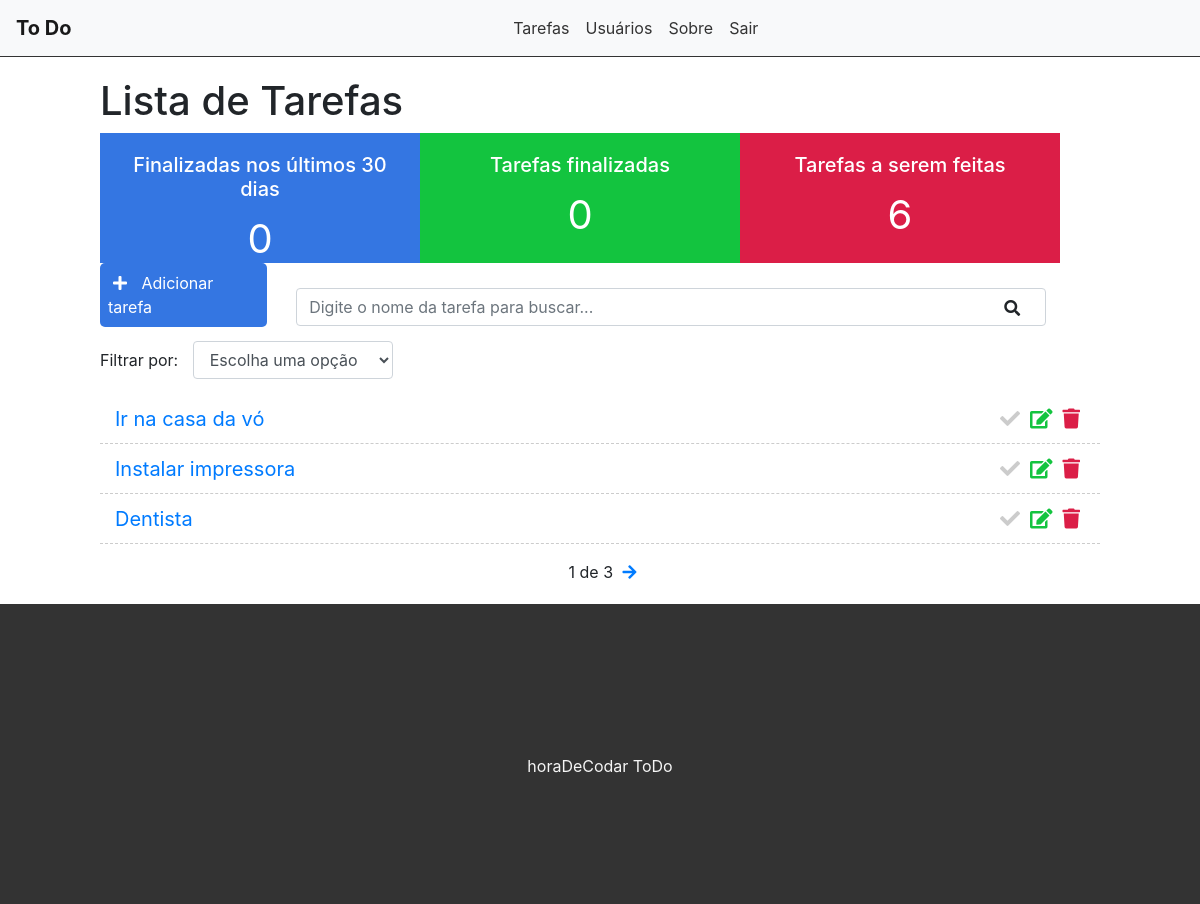
The app's page / (signed in), older data.
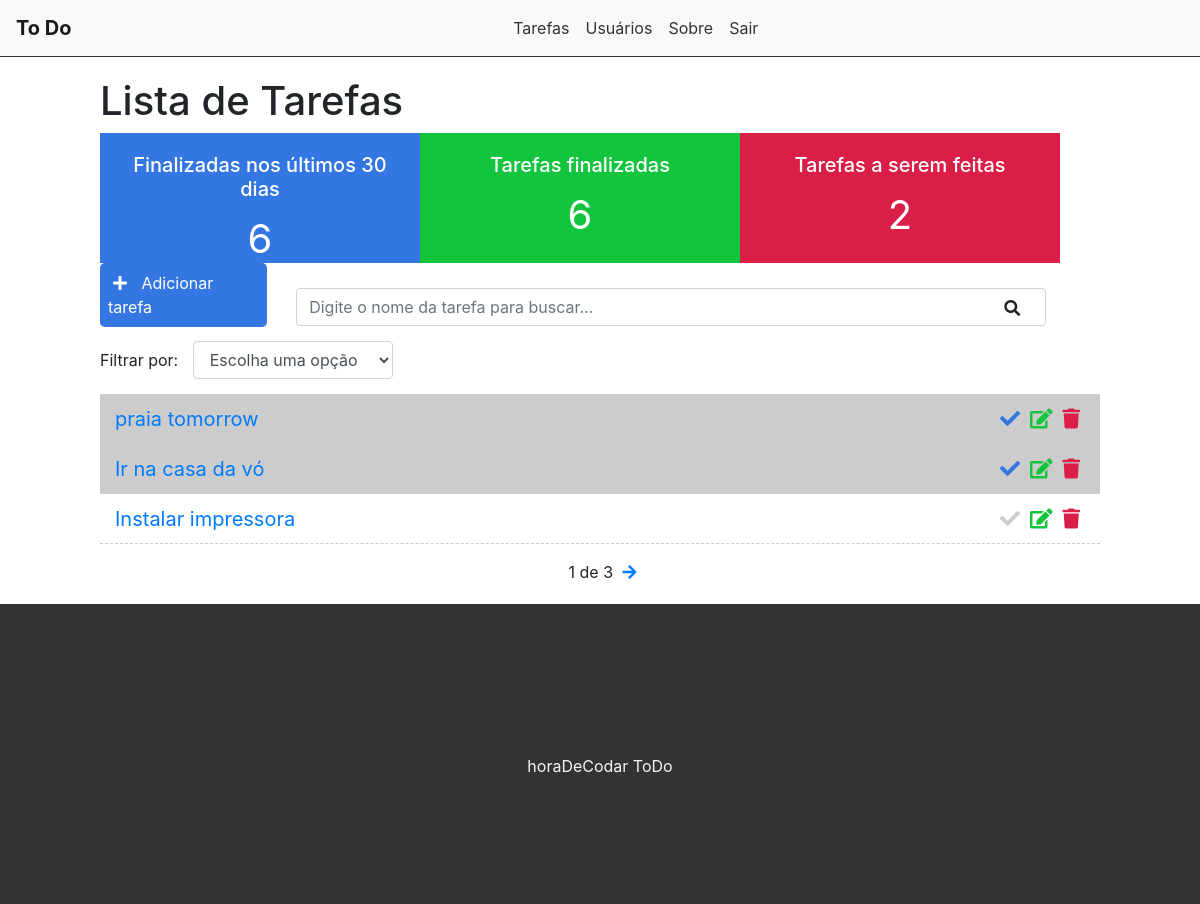
The same page, newer data.
### tasks/models.py (models this page shows, shortened)
class Task(models.Model):
    OPTIONS = (
        ('doing', 'Doing'),
        ('done', 'Done'),
    )
    title = models.CharField(max_length=255, default='No title')
    description = models.TextField(default='No description')
    status = models.CharField(
        max_length=5,
        choices=OPTIONS,
    )
    user = models.ForeignKey(get_user_model(), on_delete=models.CASCADE) # on_delete after del some user, all the tasks will be delete too
    created_at = models.DateTimeField(auto_now_add=True)
    updated_at = models.DateTimeField(auto_now=True)

### tasks/views.py (the view)
# urls.py: path('', views.taskList, name='task-list'),
@login_required
def taskList(request):
    search = request.GET.get('search')
    filter = request.GET.get('filter')
    tasksDoneRecently = Task.objects.filter(status='done', updated_at__gt=datetime.datetime.now()-datetime.timedelta(days=30)).count()
    tasksDone = Task.objects.filter(status='done', user=request.user).count()
    tasksDoing = Task.objects.filter(status='doing', user=request.user).count()
    if search:
        tasks = Task.objects.filter(title__icontains=search, user=request.user)
    elif filter:
        tasks = Task.objects.filter(status=filter, user=request.user)
    else:
        task_list = Task.objects.all().order_by('-created_at').filter(user=request.user)
        paginator = Paginator(task_list, 3)
        page = request.GET.get('page')
        tasks = paginator.get_page(page)
    return render(request, 'tasks/list.html', {'tasks':tasks, 'tasksrecently': tasksDoneRecently, 'tasksdone': tasksDone, 'tasksdoing': tasksDoing})

### tasks/templates/tasks/list.html (shortened to what this page needs)
{% extends 'base.html' %}
{% block content %}
<div class="offset-1 col-10 list-div">
    <h1>Lista de Tarefas</h1>
    <div class="container dashboard">
        <div class="col-4 dashboard-box" id="dashboard-lastdays">
            <h4>Finalizadas nos últimos 30 dias</h4>
            <span>{{ tasksrecently }}</span>
        </div>
    </div>
    <div class="container dashboard">
        <div class="col-4 dashboard-box" id="dashboard-done">
            <h4>Tarefas finalizadas</h4>
            <span>{{ tasksdone }}</span>
        </div>
    </div>
    <div class="container dashboard">
        <div class="col-4 dashboard-box" id="dashboard-doing">
            <h4>Tarefas a serem feitas</h4>
            <span>{{ tasksdoing }}</span>
        </div>
    </div>
    <a id="add-link" href="newtask/">
        <div class="col-2 add-div">
            <i class="fas fa-plus"></i> Adicionar tarefa
        </div>
    </a>
    <div class="col-9 search-div">
        <form method="GET" id="search-form">
            <input class="form-control" type="text" id="search" name="search" placeholder="Digite o nome da tarefa para buscar..." value="{{ request.GET.search }}">
            <i class="fas fa-search" id="search-btn"></i>
        </form>
    </div>
    <div class="col-12 filter-div">
        <span>Filtrar por:</span>
        <select name="filter" id="filter" class="form-control">
            <option value="">Escolha uma opção</option>
        </select>
    </div>
    <ul class="task-list">
        {% for task in tasks %}
        {% if task.status == 'doing' %}
            <li class="task-item">
        {% else %}
            <li class="task-item done">
        {% endif %}
                <span><a href="/task/{{task.id}}">{{task.title}}</a></span>
                <a href="delete/{{task.id}}" class="delete-btn"><span><i class="fas fa-trash"></i></span></a>
                <a href="edit/{{task.id}}"><span><i class="fas fa-edit"></i></span></a>
                <a href="changestatus/{{task.id}}"><span><i class="fas fa-check"></i></span></a>
        </li>
        {% endfor %}
    </ul>
    <div class="pagination">
        <span class="step-links">
            {% if tasks.paginator.num_pages %}
            <span class="current">
                {{ tasks.number }} de {{ tasks.paginator.num_pages }}
            </span>
            {% endif %}
            {% if tasks.has_next %}
                <a href="?page={{ tasks.next_page_number }}"><i class=" fas fa-arrow-right"></i></a>
            {% endif %}
        </span>
    </div>
</div>
{% endblock %}

Row changes from the older to the newer data that the page shows:
no longer on this page (row edited): Task: title "Dentista"
added Task: title "praia tomorrow"
changed Task "Ir na casa da vó": status "doing" → "done" (drawn)
Text that changed along with them:
{{ tasksrecently }}: "0" → "6"
{{ tasksdone }}: "0" → "6"
{{ tasksdoing }}: "6" → "2"
